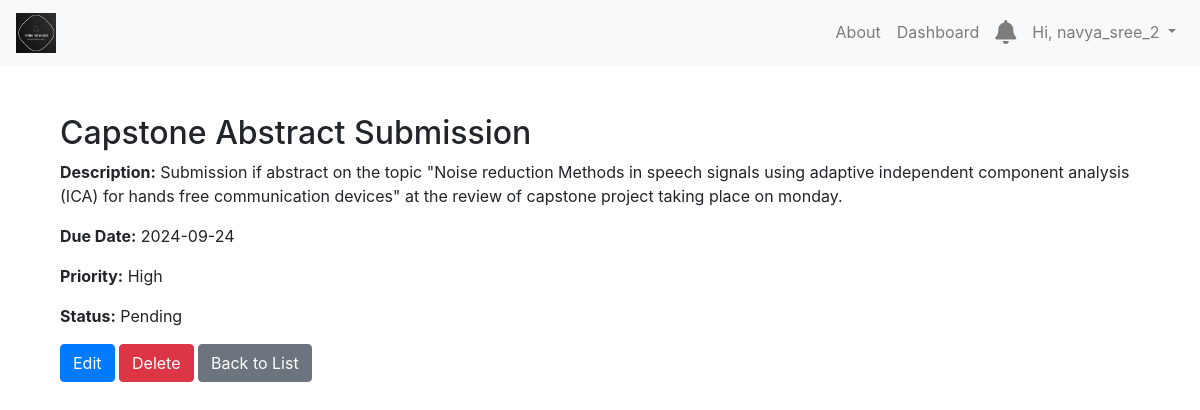
The page /tasks/2/ (signed in) on the database its author committed.
### tasks/models.py (models this page shows, shortened)
class Task(models.Model):
    PRIORITY_CHOICES = [
        ('L', 'Low'),
        ('M', 'Medium'),
        ('H', 'High'),
    ]
    STATUS_CHOICES = [
        ('P', 'Pending'),
        ('IP', 'In Progress'),
        ('C', 'Completed'),
    ]
    user = models.ForeignKey(User, on_delete=models.CASCADE)
    title = models.CharField(max_length=200)
    description = models.TextField(blank=True)
    due_date = models.DateField(null=True, blank=True)
    priority = models.CharField(max_length=1, choices=PRIORITY_CHOICES, default='M')
    status = models.CharField(max_length=2, choices=STATUS_CHOICES, default='P')
    category = models.ForeignKey(Category, null=True, on_delete=models.SET_NULL)
    created_at = models.DateTimeField(auto_now_add=True)
    is_completed = models.BooleanField(default=False)

### tasks/views.py (the view)
# urls.py: path('tasks/<int:pk>/', views.task_detail, name='task_detail'),
@login_required
def task_detail(request, pk):
    task = get_object_or_404(Task, pk=pk, user=request.user)
    return render(request, 'tasks/task_detail.html', {'task': task})

### tasks/templates/tasks/task_detail.html (shortened to what this page needs)
{% extends 'base.html' %}
{% block content %}
<div class="container mt-5">
    <h2>{{ task.title }}</h2>
    <p><strong>Description:</strong> {{ task.description }}</p>
    <p><strong>Due Date:</strong> {{ task.due_date|date:"Y-m-d" }}</p>
    <p><strong>Priority:</strong> {{ task.get_priority_display }}</p>
    <p><strong>Status:</strong> {{ task.get_status_display }}</p>
    <a href="{% url 'task_update' task.pk %}" class="btn btn-primary">Edit</a>
    <a href="{% url 'task_delete' task.pk %}" class="btn btn-danger">Delete</a>
    <a href="{% url 'task_list' %}" class="btn btn-secondary">Back to List</a>
</div>
{% endblock %}

### tasks/templates/base.html (shortened to what this page needs)
{% load static %}
<!DOCTYPE html>
<html lang="en">
<head>
    <link href="https://stackpath.bootstrapcdn.com/bootstrap/4.5.2/css/bootstrap.min.css" rel="stylesheet">
    <link rel="stylesheet" href="https://cdnjs.cloudflare.com/ajax/libs/font-awesome/5.15.4/css/all.min.css">
</head>
<body>
    <nav class="navbar navbar-expand-lg navbar-light bg-light">
        <a class="navbar-brand" href="{% url 'dashboard' %}">
            <img src="{% static 'tasks/images/logo.png' %}" alt="Logo" width="40" height="40" class="d-inline-block align-top">
        </a>
        <div class="collapse navbar-collapse" id="navbarNav">
            <ul class="navbar-nav ml-auto">
                <li class="nav-item">
                    <a class="nav-link" href="{% url 'about' %}">About</a>
                </li>
                {% if user.is_authenticated %}
                    <li class="nav-item">
                        <a class="nav-link" href="{% url 'dashboard' %}">Dashboard</a>
                    </li>
                    <li class="nav-item">
                        <a class="nav-link" href="{% url 'notifications' %}">
                            <i class="fas fa-bell" style="position: relative; font-size: 24px;"></i>
                        </a>
                    </li>
                    <li class="nav-item dropdown">
                        <a class="nav-link dropdown-toggle" href="#" id="navbarDropdown" role="button" data-toggle="dropdown" aria-haspopup="true" aria-expanded="false">
                            Hi, {{ user.username }}
                        </a>
                    </li>
                {% endif %}
            </ul>
        </div>
    </nav>
    <div class="container mt-3">
        {% block content %}
        {% endblock %}
    </div>
</body>
</html>

### rows shown on the page
Task: title "Capstone Abstract Submission", description "Submission if abstract on the topic \"Noise reduction Methods in speech signals using adaptive independent component analysis (ICA) for hands free communication devices\" at the review of capstone project taking place on monday.", due_date "2024-09-24", priority "High", status "Pending"

### other values the page prints
{{ user.username }} "navya_sree_2"
